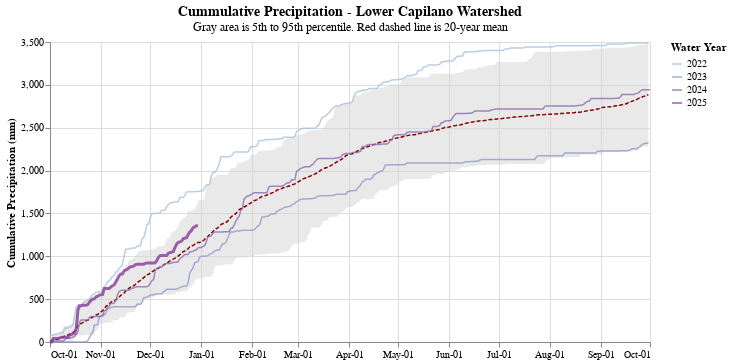

This figure's notebook cell:
### Code cell
title_plot = alt.TitleParams(
   text='Cummulative Precipitation - Lower Capilano Watershed',
   subtitle="Gray area is 5th to 95th percentile. Red dashed line is 20-year mean",
   anchor='middle',
   fontSize=14,
   fontWeight='bold')

pc_mean = alt.Chart(qd_pc[qd_pc['wtr_yr'] == 2022]).mark_line(color= "darkred", size= 1.5, strokeDash=[4, 2]).encode(
    alt.X('wtr_day_yr:T', title=None,
          axis=alt.Axis(format='%b-%d', tickCount=12, labelOverlap='parity')),
    alt.Y('mean:Q')
).properties(width=600)

area = alt.Chart(qd_pc[qd_pc['wtr_yr'] == 2022]).mark_area(color='lightgray', opacity=0.5).encode(
    alt.X('wtr_day_yr:T', title=None,
          axis=alt.Axis(format='%b-%d', tickCount=12, labelOverlap='parity')),
    alt.Y('percentile_95th:Q', title=''),
    alt.Y2('percentile_5th:Q')
).properties(width=600, height=300)

past_years = alt.Chart(last_few, title=title_plot).mark_line(size= 1.5, opacity=0.8).encode(
    alt.X('wtr_day_yr:T', title=None,
          axis=alt.Axis(format='%b-%d', tickCount=12, labelOverlap='parity')),
    alt.Y('rain_cum_wyr:Q', title='Cumulative Precipitation (mm)'),
    color=alt.Color('wtr_yr:O', title='Water Year', scale=alt.Scale(scheme='bluepurple')),
    size=alt.condition(
        alt.FieldEqualPredicate(field='wtr_yr', equal=2025),  # If year is 2025
        alt.value(3),  # Thicker line for 2025
        alt.value(1.5)  # Default thickness for other years
    )
).properties(width=600)

total = area + pc_mean + past_years
total

### Figure 1 — Vega-Lite specification as saved in the notebook (floating-point values rounded to 4 significant figures; data arrays with more than 128 entries replaced by an {"elided": "..."} marker saying what was removed)
{"config": {"view": {"continuousWidth": 300, "continuousHeight": 300}}, "layer": [{"data": {"name": "data-7e6cf1685b937ccdacee65e8d585e7e0"}, "mark": {"type": "area", "color": "lightgray", "opacity": 0.5}, "encoding": {"x": {"axis": {"format": "%b-%d", "labelOverlap": "parity", "tickCount": 12}, "field": "wtr_day_yr", "title": null, "type": "temporal"}, "y": {"field": "percentile_95th", "title": "", "type": "quantitative"}, "y2": {"field": "percentile_5th"}}}, {"data": {"name": "data-7e6cf1685b937ccdacee65e8d585e7e0"}, "mark": {"type": "line", "color": "darkred", "size": 1.5, "strokeDash": [4, 2]}, "encoding": {"x": {"axis": {"format": "%b-%d", "labelOverlap": "parity", "tickCount": 12}, "field": "wtr_day_yr", "title": null, "type": "temporal"}, "y": {"field": "mean", "type": "quantitative"}}}, {"data": {"name": "data-786a272ac7d06b56e53d14bc13f72518"}, "mark": {"type": "line", "opacity": 0.8, "size": 1.5}, "encoding": {"color": {"field": "wtr_yr", "scale": {"scheme": "bluepurple"}, "title": "Water Year", "type": "ordinal"}, "size": {"condition": {"test": {"equal": 2025, "field": "wtr_yr"}, "value": 3}, "value": 1.5}, "x": {"axis": {"format": "%b-%d", "labelOverlap": "parity", "tickCount": 12}, "field": "wtr_day_yr", "title": null, "type": "temporal"}, "y": {"field": "rain_cum_wyr", "title": "Cumulative Precipitation (mm)", "type": "quantitative"}}, "title": {"text": "Cummulative Precipitation - Lower Capilano Watershed", "anchor": "middle", "fontSize": 14, "fontWeight": "bold", "subtitle": "Gray area is 5th to 95th percentile. Red dashed line is 20-year mean"}}], "height": 300, "width": 600, "$schema": "https://vega.github.io/schema/vega-lite/v5.8.0.json", "datasets": {"data-7e6cf1685b937ccdacee65e8d585e7e0": {"elided": "365 records"}, "data-786a272ac7d06b56e53d14bc13f72518": {"elided": "1187 records"}}}
